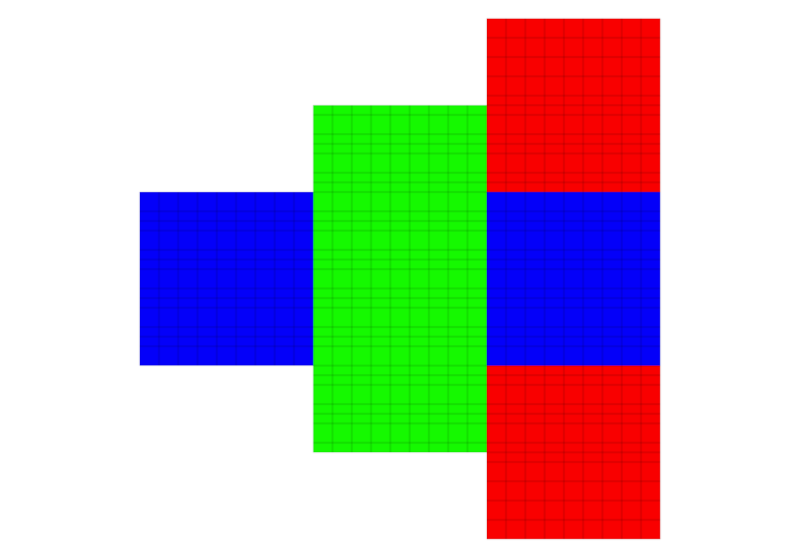

Recreate this plot in Python.
# -*- coding: utf-8 -*-
"""
Created on Thu Mar 15 18:27:25 2018

updated on Mon Mar 19 2018
@author: Jaywan Chung
"""

from sfepy.mesh.mesh_generators import gen_block_mesh
from sfepy.postprocess.viewer import Viewer

from pykeri.sfepy_util.stack import stack_block_mesh
from pykeri.util.timer import Timer


filename = 'test_stack_2d.vtk'

t = Timer()

num_grids = 10

mesh1 = gen_block_mesh([1.,1.], [num_grids,num_grids], [1.0,0.0], mat_id=0, name='rect_mesh1', verbose=False)
mesh2 = gen_block_mesh([1.,2.], [num_grids,num_grids], [0.0,0.0], mat_id=1, name='rect_mesh2', verbose=False)
mesh3 = gen_block_mesh([1.,1.], [num_grids,num_grids], [1.0,0.0], mat_id=2, name='rect_mesh3', verbose=False)

print(t.passed(), 'sec passed for initialization')

# original
mesh = mesh2
t.print_passed()

mesh.write(filename)
view = Viewer(filename)
view(is_wireframe=True, is_scalar_bar=False, filter_names=['node_groups'], ranges={'mat_id': (0,2)})
#view(is_wireframe=True, is_scalar_bar=True, ranges={'mat_id': (0,2)})

# x-axis: left and right
mesh = stack_block_mesh(mesh1, 'x_left_of', mesh2)
t.print_passed()
mesh = stack_block_mesh(mesh1, 'x_right_of', mesh)
t.print_passed()

mesh.write(filename)
view = Viewer(filename)
view(is_wireframe=True, is_scalar_bar=False, filter_names=['node_groups'], ranges={'mat_id': (0,2)})
#view(is_wireframe=True, is_scalar_bar=True, ranges={'mat_id': (0,2)})

# y-axis: left and right
mesh = stack_block_mesh(mesh3, 'y_left_of', mesh)
t.print_passed()
mesh = stack_block_mesh(mesh3, 'y_right_of', mesh)
t.print_passed()

mesh.write(filename)
view = Viewer(filename)
view(is_wireframe=True, is_scalar_bar=False, filter_names=['node_groups'], ranges={'mat_id': (0,2)})
#view(is_wireframe=True, is_scalar_bar=True, ranges={'mat_id': (0,2)})
